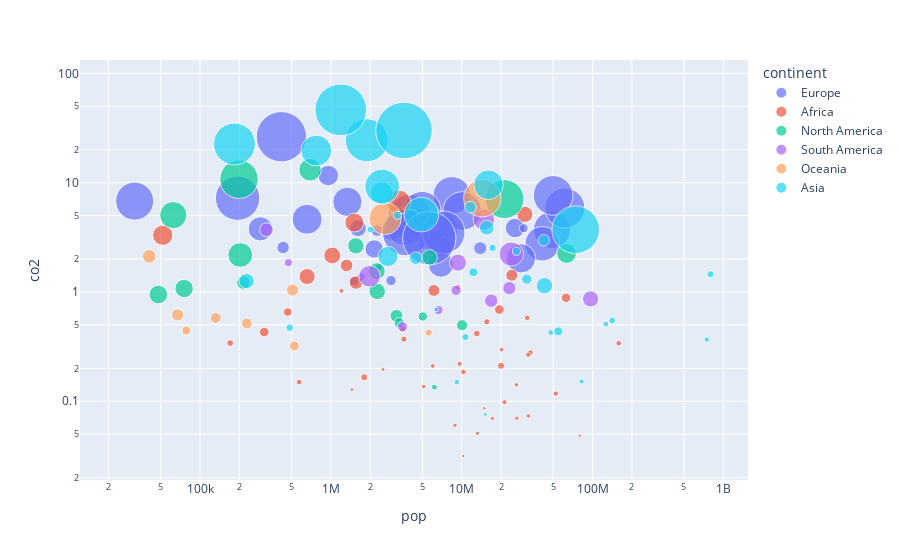

Notebook code cell kept with this figure:
### Code cell
import plotly.express as px
plot_means = means.reset_index().rename(columns={'index':'country'}).dropna()
# df = px.all_data.gapminder().query("year==2007")
fig = px.scatter(
    plot_means,
    x="pop",
    y="co2", 
    size="gdp", #np.sqrt(plot_means["gdp"]), 
    size_max = 40,
    color="continent", 
    hover_name="country", 
    log_y=True, 
    log_x=True)
fig.show()

### Figure 1 — Plotly figure (JSON) as saved in the notebook; plotly's stock layout.template omitted (floating-point values rounded to 4 significant figures)
{"data": [{"hovertemplate": "<b>%{hovertext}</b><br><br>continent=Europe<br>pop=%{x}<br>co2=%{y}<br>gdp=%{marker.size}<extra></extra>", "hovertext": ["Albania", "Andorra", "Armenia", "Austria", "Azerbaijan", "Belarus", "Belgium", "Bosnia and Herzegovina", "Bulgaria", "Croatia", "Cyprus", "Denmark", "Estonia", "Finland", "France", "Georgia", "Germany", "Greece", "Hungary", "Iceland", "Ireland", "Italy", "Latvia", "Lithuania", "Luxembourg", "Malta", "Moldova", "Montenegro", "Netherlands", "Norway", "Poland", "Portugal", "Romania", "Serbia", "Slovenia", "Spain", "Sweden", "Switzerland", "Ukraine", "United Kingdom"], "legendgroup": "Europe", "marker": {"color": "#636efa", "size": [1202.0, 17290.0, 846.4, 17390.0, 1138.0, 1620.0, 16820.0, 1590.0, 1764.0, 5473.0, 10760.0, 22520.0, 5032.0, 17260.0, 16540.0, 1270.0, 19190.0, 9290.0, 3719.0, 23540.0, 17020.0, 14160.0, 3358.0, 4027.0, 30250.0, 6970.0, 637.3, 1852.0, 17730.0, 26040.0, 4567.0, 7576.0, 2019.0, 979.4, 10270.0, 10290.0, 21850.0, 33970.0, 966.1, 18760.0], "sizemode": "area", "sizeref": 23.89, "symbol": "circle"}, "mode": "markers", "name": "Europe", "orientation": "v", "showlegend": true, "type": "scatter", "x": [1507000.0, 31670.0, 1702000.0, 6672000.0, 5115000.0, 6500000.0, 8400000.0, 2252000.0, 5032000.0, 2930000.0, 658900.0, 3990000.0, 955100.0, 3677000.0, 49030000.0, 2885000.0, 61490000.0, 6610000.0, 7645000.0, 193800.0, 4986000.0, 41240000.0, 1612000.0, 2144000.0, 418800.0, 289000.0, 2329000.0, 431600.0, 10090000.0, 3740000.0, 25580000.0, 6941000.0, 13850000.0, 5137000.0, 1339000.0, 28370000.0, 7274000.0, 5655000.0, 29790000.0, 49990000.0], "xaxis": "x", "y": [1.256, 6.781, 1.367, 3.749, 2.745, 3.326, 7.654, 3.639, 3.268, 3.721, 4.632, 4.923, 11.62, 3.99, 3.694, 1.273, 5.866, 2.803, 2.658, 7.212, 5.587, 2.759, 3.829, 2.475, 26.33, 3.784, 1.685, 2.55, 5.507, 3.511, 3.846, 1.778, 2.518, 4.615, 6.679, 2.03, 3.506, 3.104, 3.832, 7.652], "yaxis": "y"}, {"hovertemplate": "<b>%{hovertext}</b><br><br>continent=Africa<br>pop=%{x}<br>co2=%{y}<br>gdp=%{marker.size}<extra></extra>", "hovertext": ["Algeria", "Angola", "Benin", "Botswana", "Burundi", "Cameroon", "Cape Verde", "Chad", "Comoros", "Djibouti", "Egypt", "Equatorial Guinea", "Eritrea", "Ethiopia", "Gabon", "Gambia", "Ghana", "Guinea", "Guinea-Bissau", "Kenya", "Lesotho", "Liberia", "Libya", "Madagascar", "Malawi", "Mali", "Mauritania", "Mauritius", "Morocco", "Mozambique", "Namibia", "Niger", "Nigeria", "Rwanda", "Sao Tome and Principe", "Senegal", "Seychelles", "Sierra Leone", "South Africa", "Sudan", "Tanzania", "Togo", "Tunisia", "Uganda", "Zambia", "Zimbabwe"], "legendgroup": "Africa", "marker": {"color": "#EF553B", "size": [1714.0, 383.5, 311.4, 1897.0, 145.9, 598.8, 1100.0, 212.2, 383.9, 867.7, 1044.0, 3354.0, 177.7, 139.9, 4280.0, 586.1, 263.2, 360.7, 168.9, 389.9, 296.0, 447.2, 6925.0, 315.4, 141.5, 205.5, 523.4, 3075.0, 1103.0, 233.7, 2158.0, 231.6, 369.2, 237.1, 544.0, 522.8, 4909.0, 248.7, 3131.0, 321.0, 340.2, 274.7, 1689.0, 247.7, 449.5, 468.1], "sizemode": "area", "sizeref": 23.89, "symbol": "circle"}, "mode": "markers", "name": "Africa", "orientation": "v", "showlegend": true, "type": "scatter", "x": [24160000.0, 31720000.0, 9632000.0, 1319000.0, 10280000.0, 20010000.0, 309300.0, 13200000.0, 571500.0, 468300.0, 62770000.0, 1025000.0, 2509000.0, 79800000.0, 1514000.0, 1799000.0, 20160000.0, 10300000.0, 1449000.0, 33470000.0, 1206000.0, 3619000.0, 3309000.0, 21260000.0, 14810000.0, 17140000.0, 3547000.0, 658600.0, 19420000.0, 26230000.0, 1556000.0, 26410000.0, 158500000.0, 8878000.0, 170100.0, 13060000.0, 51930.0, 5129000.0, 30400000.0, 32240000.0, 52330000.0, 6012000.0, 6136000.0, 32340000.0, 15550000.0, 9335000.0], "xaxis": "x", "y": [1.424, 0.58, 0.2203, 1.749, 0.03157, 0.2113, 0.4294, 0.05085, 0.1499, 0.6556, 0.8842, 2.158, 0.1956, 0.04848, 4.31, 0.166, 0.2966, 0.1852, 0.1277, 0.2788, 1.025, 0.3704, 6.634, 0.09804, 0.08641, 0.0698, 0.4565, 1.384, 0.6904, 0.1413, 1.22, 0.0699, 0.3396, 0.06028, 0.3408, 0.4164, 3.305, 0.1363, 5.128, 0.2668, 0.1176, 0.2103, 1.033, 0.07344, 0.5339, 1.109], "yaxis": "y"}, {"hovertemplate": "<b>%{hovertext}</b><br><br>continent=North America<br>pop=%{x}<br>co2=%{y}<br>gdp=%{marker.size}<extra></extra>", "hovertext": ["Antigua and Barbuda", "Bahamas", "Barbados", "Belize", "Canada", "Costa Rica", "Cuba", "Dominica", "El Salvador", "Grenada", "Guatemala", "Haiti", "Honduras", "Jamaica", "Mexico", "Nicaragua", "Panama", "Trinidad and Tobago"], "legendgroup": "North America", "marker": {"color": "#00cc96", "size": [8806.0, 17710.0, 7297.0, 2229.0, 18090.0, 3240.0, 2898.0, 4144.0, 1946.0, 4035.0, 1487.0, 411.4, 1060.0, 3170.0, 4645.0, 1278.0, 3402.0, 6050.0], "sizemode": "area", "sizeref": 23.89, "symbol": "circle"}, "mode": "markers", "name": "North America", "orientation": "v", "showlegend": true, "type": "scatter", "x": [62450.0, 198600.0, 203100.0, 214800.0, 21230000.0, 2261000.0, 5682000.0, 48050.0, 3175000.0, 75600.0, 10070000.0, 6186000.0, 5045000.0, 1553000.0, 63320000.0, 3334000.0, 2246000.0, 694000.0], "xaxis": "x", "y": [5.055, 10.76, 2.18, 1.218, 7.071, 1.013, 2.072, 0.9476, 0.6048, 1.075, 0.4968, 0.1347, 0.5963, 2.645, 2.249, 0.5218, 1.551, 13.14], "yaxis": "y"}, {"hovertemplate": "<b>%{hovertext}</b><br><br>continent=South America<br>pop=%{x}<br>co2=%{y}<br>gdp=%{marker.size}<extra></extra>", "hovertext": ["Argentina", "Bolivia", "Brazil", "Chile", "Colombia", "Ecuador", "Guyana", "Paraguay", "Peru", "Suriname", "Uruguay", "Venezuela"], "legendgroup": "South America", "marker": {"color": "#ab63fa", "size": [7083.0, 1003.0, 3116.0, 3464.0, 2122.0, 1251.0, 815.3, 1179.0, 2146.0, 2244.0, 5577.0, 5487.0], "sizemode": "area", "sizeref": 23.89, "symbol": "circle"}, "mode": "markers", "name": "South America", "orientation": "v", "showlegend": true, "type": "scatter", "x": [23960000.0, 6653000.0, 96660000.0, 9362000.0, 23150000.0, 9065000.0, 473400.0, 3535000.0, 16830000.0, 322000.0, 1979000.0, 14760000.0], "xaxis": "x", "y": [2.223, 0.6824, 0.8636, 1.855, 1.085, 1.035, 1.858, 0.481, 0.8324, 3.711, 1.389, 4.605], "yaxis": "y"}, {"hovertemplate": "<b>%{hovertext}</b><br><br>continent=Oceania<br>pop=%{x}<br>co2=%{y}<br>gdp=%{marker.size}<extra></extra>", "hovertext": ["Australia", "Fiji", "Kiribati", "Marshall Islands", "New Zealand", "Papua New Guinea", "Samoa", "Solomon Islands", "Tonga", "Vanuatu"], "legendgroup": "Oceania", "marker": {"color": "#FFA15A", "size": [16670.0, 1752.0, 925.4, 2213.0, 12540.0, 641.4, 1398.0, 1149.0, 1761.0, 1349.0], "sizemode": "area", "sizeref": 23.89, "symbol": "circle"}, "mode": "markers", "name": "Oceania", "orientation": "v", "showlegend": true, "type": "scatter", "x": [14380000.0, 509800.0, 78580.0, 40910.0, 2597000.0, 5601000.0, 132200.0, 526600.0, 67470.0, 227900.0], "xaxis": "x", "y": [7.206, 1.041, 0.4443, 2.122, 4.699, 0.425, 0.5782, 0.3208, 0.616, 0.5151], "yaxis": "y"}, {"hovertemplate": "<b>%{hovertext}</b><br><br>continent=Asia<br>pop=%{x}<br>co2=%{y}<br>gdp=%{marker.size}<extra></extra>", "hovertext": ["Bahrain", "Bangladesh", "Bhutan", "Brunei", "Cambodia", "China", "India", "Indonesia", "Iran", "Iraq", "Israel", "Japan", "Jordan", "Kazakhstan", "Kuwait", "Lebanon", "Malaysia", "Maldives", "Mongolia", "Nepal", "Oman", "Pakistan", "Philippines", "Qatar", "Saudi Arabia", "Singapore", "Sri Lanka", "Syria", "Tajikistan", "Thailand", "Turkey", "Turkmenistan", "United Arab Emirates", "Uzbekistan", "Vietnam"], "legendgroup": "Asia", "marker": {"color": "#19d3f3", "size": [11400.0, 316.0, 689.6, 20990.0, 366.2, 601.8, 341.6, 546.4, 1586.0, 802.9, 14300.0, 27090.0, 1892.0, 1637.0, 22130.0, 4830.0, 2584.0, 2785.0, 535.9, 179.6, 6150.0, 406.4, 989.5, 31940.0, 10460.0, 14320.0, 604.3, 987.9, 257.4, 1267.0, 3210.0, 797.9, 38230.0, 657.6, 395.9], "sizemode": "area", "sizeref": 23.89, "symbol": "circle"}, "mode": "markers", "name": "Asia", "orientation": "v", "showlegend": true, "type": "scatter", "x": [774500.0, 82680000.0, 485000.0, 183500.0, 9178000.0, 799400000.0, 746100000.0, 141300000.0, 42450000.0, 26220000.0, 4920000.0, 74390000.0, 4459000.0, 11650000.0, 1884000.0, 2732000.0, 15550000.0, 227100.0, 2007000.0, 15120000.0, 2442000.0, 126600000.0, 54780000.0, 1191000.0, 16030000.0, 2468000.0, 10680000.0, 12300000.0, 6377000.0, 31410000.0, 42910000.0, 3227000.0, 3626000.0, 17220000.0, 47920000.0], "xaxis": "x", "y": [19.67, 0.1515, 0.4716, 22.59, 0.1497, 1.452, 0.3674, 0.5478, 2.974, 2.357, 5.106, 3.713, 2.036, 5.97, 24.46, 2.113, 3.869, 1.258, 3.735, 0.07587, 7.997, 0.5084, 0.4365, 46.33, 9.558, 9.22, 0.3872, 1.515, 0.6921, 1.312, 1.142, 5.041, 30.04, 2.53, 0.4265], "yaxis": "y"}], "layout": {"legend": {"itemsizing": "constant", "title": {"text": "continent"}, "tracegroupgap": 0}, "margin": {"t": 60}, "xaxis": {"anchor": "y", "domain": [0, 1], "title": {"text": "pop"}, "type": "log"}, "yaxis": {"anchor": "x", "domain": [0, 1], "title": {"text": "co2"}, "type": "log"}}}
